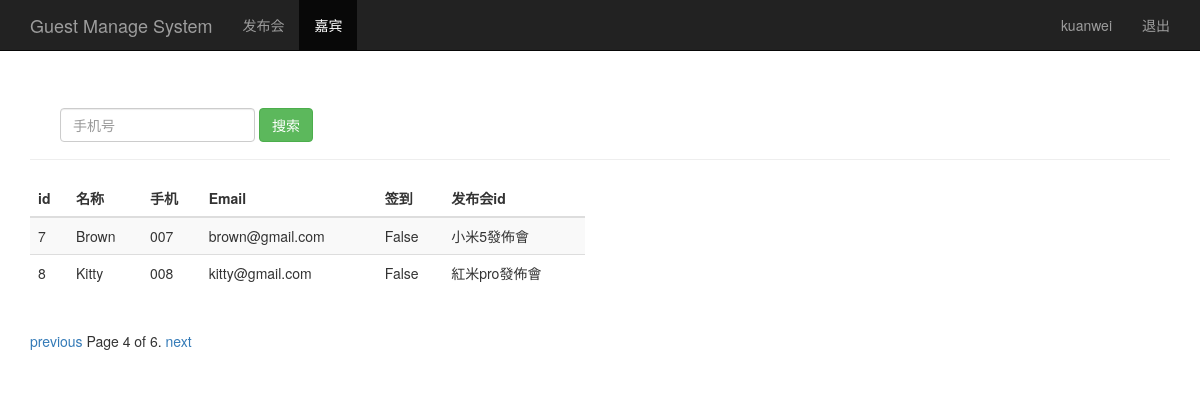
Page /guest_manage/?page=4 (signed in) on the committed database.
### sign/models.py (models this page shows, shortened)
class Guest(models.Model):
    event = models.ForeignKey(Event, on_delete=models.CASCADE)            # 关联发布会id
    realname = models.CharField(max_length=64)  # 姓名
    phone = models.CharField(max_length=16)     # 手机号
    email = models.EmailField()                 # 邮箱
    sign = models.BooleanField()                # 签到状态
    create_time = models.DateTimeField(auto_now=True)  # 创建时间（自动获取当前时间）
    class Meta:
        unique_together = ('phone', 'event')

class Event(models.Model):
    name = models.CharField(max_length=100)            # 发布会标题
    limit = models.IntegerField()                      # 限制人数
    status = models.BooleanField()                     # 状态
    address = models.CharField(max_length=200)         # 地址
    start_time = models.DateTimeField('events time')   # 发布会时间
    create_time = models.DateTimeField(auto_now=True)  # 创建时间（自动获取当前时间）
    def __str__(self):
        return self.name

### sign/views.py (the view)
# urls.py: url(r'^guest_manage/$', views.guest_manage),
@login_required
def guest_manage(request):
	username = request.session.get('user', '')
	guest_list = Guest.objects.all()
	paginator = Paginator(guest_list, 2)
	page = request.GET.get('page')
	try:
		contacts = paginator.page(page)
	except PageNotAnInteger:
		contacts = paginator.page(1)
	except EmptyPage:
		contacts = paginator.page(paginator.num_pages)
	return render(request, "guest_manage.html", {"user": username, "guests": contacts})

### templates/guest_manage.html (shortened to what this page needs)
<!DOCTYPE html>
<html>
<head>
	{% load bootstrap3 %}
	{% bootstrap_css %}
</head>
<body>
    <nav class="navbar navbar-inverse navbar-fixed-top">
      <div class="container">
        <div class="navbar-header">
          <a class="navbar-brand" href="/guest_manage/">Guest Manage System</a>
        </div>
        <div id="navbar" class="collapse navbar-collapse">
          <ul class="nav navbar-nav">
            <li><a href="/event_manage/">发布会</a></li>
            <li class="active"><a href="#about">嘉宾</a></li>
          </ul>
          <ul class="nav navbar-nav navbar-right">
           <li><a href="#">{{user}}</a></li>
           <li><a href="/logout/">退出</a></li>
         </ul>
        </div>
      </div>
    </nav>
    <div class="container theme-showcase" role="main" style="padding-top: 60px;">
      <div class="page-header">
        <div id="navbar" class="navbar-collapse collapse">
          <form class="navbar-form" method="get" action="/search_phone/">
            <div class="form-group">
              <input name="phone" type="text" placeholder="手机号" class="form-control">
            </div>
            <button type="submit" class="btn btn-success">搜索</button>
          </form>
        </div>
      </div>
      <div class="row">
        <div class="col-md-6">
          <table class="table table-striped">
            <thead>
              <tr>
                <th>id</th>
                <th>名称</th>
                <th>手机</th>
                <th>Email</th>
                <th>签到</th>
                <th>发布会id</th>
              </tr>
            </thead>
            <tbody>
              {% for guest in guests %}
                <tr>
                  <td>{{ guest.id }}</td>
                  <td>{{ guest.realname }}</td>
                  <td>{{ guest.phone }}</td>
                  <td>{{ guest.email }}</td>
                  <td>{{ guest.sign }}</td>
                  <td>{{ guest.event }}</td>
                </tr>
             {% endfor %}
            </tbody>
          </table>
        </div>
      </div>
    <div class="pagination">
      <span class="step-links">
        {% if guests.has_previous %}
          <a href="?phone={{ phone }}&page={{ guests.previous_page_number }}">previous</a>
        {% endif %}
          <span class="current">
            Page {{ guests.number }} of {{ guests.paginator.num_pages }}.
          </span>
        {% if guests.has_next %}
          {% if phone %}
            <a href="?phone={{ phone }}&page={{ guests.next_page_number }}">next</a>
          {% else %}
           <a href="?page={{ guests.next_page_number }}">next</a>
          {% endif %}
        {% endif %}
      </span>
    </div>
</body>
</html>

### rows in the picture
Guest: id "7", realname "Brown", phone "007", email "brown@gmail.com", sign "False", event "小米5發佈會"
Guest: id "8", realname "Kitty", phone "008", email "kitty@gmail.com", sign "False", event "紅米pro發佈會"

### other values in the picture
{{ user }} "kuanwei"
{{ guests.number }} "4"
{{ guests.paginator.num_pages }} "6"
